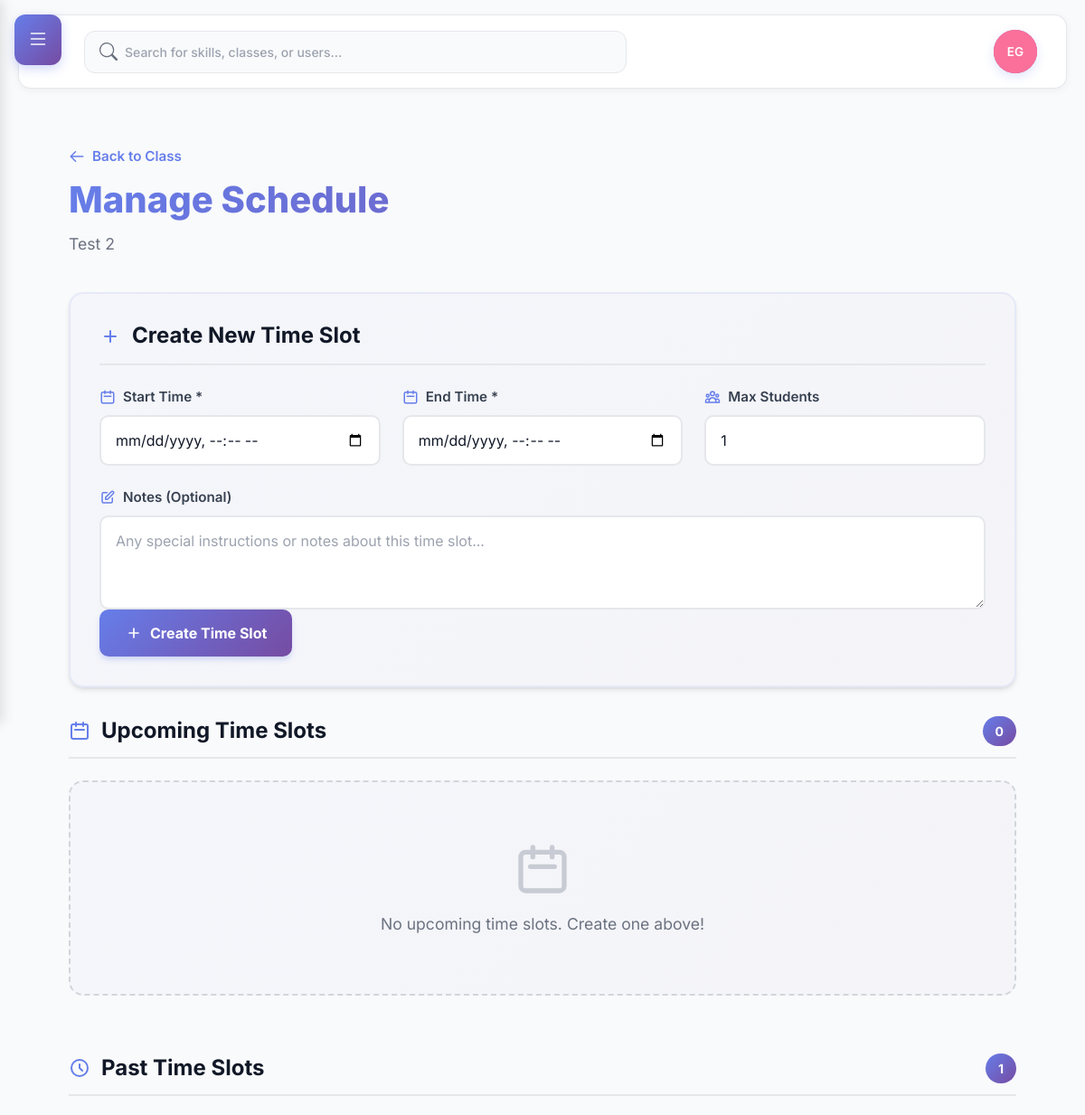
The page /classes/test-2/schedule/manage/ (signed in, upper part) on the database as committed earlier.
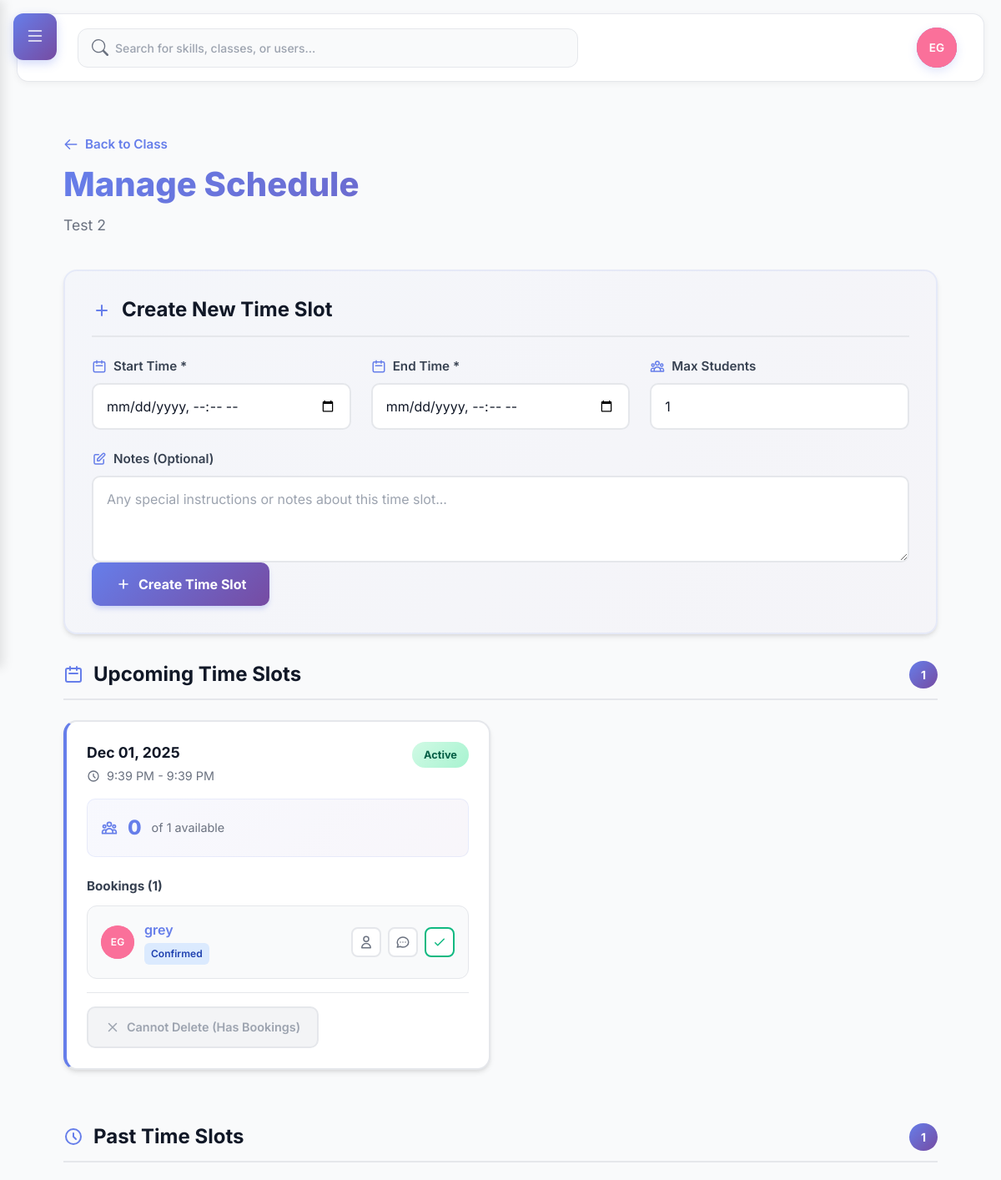
The same page on the database as committed later.
### skills/models.py (models this page shows, shortened)
class ClassTimeSlot(models.Model):
    teaching_class = models.ForeignKey(TeachingClass, on_delete=models.CASCADE, related_name='time_slots')
    start_time = models.DateTimeField(help_text='When this time slot starts')
    end_time = models.DateTimeField(help_text='When this time slot ends')
    max_students = models.PositiveIntegerField(default=1, help_text='Maximum number of students for this slot')
    is_recurring = models.BooleanField(default=False, help_text='Is this a recurring slot?')
    recurrence_pattern = models.CharField(
        max_length=50,
        blank=True,
        help_text='e.g., "weekly", "daily", "MWF" for recurring slots'
    )
    notes = models.TextField(blank=True, help_text='Additional notes about this time slot')
    is_active = models.BooleanField(default=True, help_text='Is this slot currently available?')
    created_at = models.DateTimeField(auto_now_add=True)
    updated_at = models.DateTimeField(auto_now=True)
    class Meta:
        ordering = ['start_time']
        indexes = [
            models.Index(fields=['teaching_class', 'start_time']),
            models.Index(fields=['start_time', 'is_active']),
        ]
    def get_available_spots(self):
        booked_count = self.bookings.filter(
            status__in=[ClassBooking.CONFIRMED, ClassBooking.PENDING]
        ).count()
        return max(0, self.max_students - booked_count)

class ClassBooking(models.Model):
    CONFIRMED = 'confirmed'
    PENDING = 'pending'
    CANCELLED = 'cancelled'
    COMPLETED = 'completed'
    NO_SHOW = 'no_show'
    STATUS_CHOICES = [
        (CONFIRMED, 'Confirmed'),
        (PENDING, 'Pending'),
        (CANCELLED, 'Cancelled'),
        (COMPLETED, 'Completed'),
        (NO_SHOW, 'No Show'),
    ]
    time_slot = models.ForeignKey(ClassTimeSlot, on_delete=models.CASCADE, related_name='bookings')
    student = models.ForeignKey(settings.AUTH_USER_MODEL, on_delete=models.CASCADE, related_name='class_bookings')
    enrollment = models.ForeignKey(
        ClassEnrollment,
        on_delete=models.CASCADE,
        related_name='bookings',
        help_text='The enrollment that grants access to this booking'
    )
    status = models.CharField(max_length=20, choices=STATUS_CHOICES, default=PENDING)
    notes = models.TextField(blank=True, help_text='Student notes or special requests')
    teacher_notes = models.TextField(blank=True, help_text='Teacher notes (private)')
    created_at = models.DateTimeField(auto_now_add=True)
    updated_at = models.DateTimeField(auto_now=True)
    cancelled_at = models.DateTimeField(blank=True, null=True)
    class Meta:
        ordering = ['time_slot__start_time']
        unique_together = ('time_slot', 'student')
        indexes = [
            models.Index(fields=['student', 'status']),
            models.Index(fields=['time_slot', 'status']),
        ]

### skills/views.py (the view)
# urls.py: path("<slug:slug>/schedule/manage/", views.manage_class_schedule, name="manage_schedule"),
@login_required
def manage_class_schedule(request, slug):
    teaching_class = get_object_or_404(TeachingClass, slug=slug, teacher=request.user)
    time_slots = ClassTimeSlot.objects.filter(
        teaching_class=teaching_class
    ).prefetch_related('bookings').order_by('start_time')
    now = timezone.now()
    upcoming_slots = time_slots.filter(start_time__gte=now)
    past_slots = time_slots.filter(start_time__lt=now)
    for slot in upcoming_slots:
        slot.has_active_bookings = slot.bookings.filter(
            status__in=[ClassBooking.CONFIRMED, ClassBooking.PENDING]
        ).exists()
    context = {
        'teaching_class': teaching_class,
        'upcoming_slots': upcoming_slots,
        'past_slots': past_slots,
    }
    return render(request, 'skills/manage_schedule.html', context)

### skills/templatetags/skills_tags.py (called while the page is built)
@register.simple_tag(takes_context=True)
def pending_trade_offers_count(context):
    request = context.get('request')
    if not request or not request.user.is_authenticated:
        return 0
    return ClassTradeOffer.objects.filter(
        receiver=request.user,
        status=ClassTradeOffer.PENDING
    ).count()

### users/context_processors.py (called while the page is built)
def recaptcha_site_key(request):
    return {
        'RECAPTCHA_SITE_KEY': getattr(settings, 'RECAPTCHA_SITE_KEY', '')
    }

def unread_messages_count(request):
    unread_count = 0
    if request.user.is_authenticated:
        from chat.models import MessageStatus
        unread_count = MessageStatus.objects.filter(
            user=request.user,
            is_read=False
        ).exclude(
            message__sender=request.user
        ).count()
    return {
        'unread_messages_count': unread_count
    }

### users/templatetags/user_tags.py (called while the page is built)
def get_avatar_color(user):
    hash_value = int(hashlib.md5(user.username.encode()).hexdigest(), 16)
    color_index = hash_value % len(AVATAR_COLORS)
    return AVATAR_COLORS[color_index]

### skills/templates/skills/manage_schedule.html (shortened to what the changed rows need)
{% extends 'base.html' %}
{% load user_tags %}
{% block content %}
<div class="manage-schedule-page">
    <div class="schedule-header" data-aos="fade-down" data-aos-duration="500">
        <div class="header-content">
            <h1 data-aos="fade-up" data-aos-delay="100" data-aos-duration="500">Manage Schedule</h1>
        </div>
    </div>
    <div class="schedule-content">
        <div class="schedule-card create-form-card" data-aos="fade-up" data-aos-duration="500">
            <div class="card-header" data-aos="fade-down" data-aos-delay="50" data-aos-duration="500">
                <h2>
                    <svg fill="none" stroke="currentColor" viewBox="0 0 24 24">
                        <path stroke-linecap="round" stroke-linejoin="round" stroke-width="2" d="M12 6v6m0 0v6m0-6h6m-6 0H6"></path>
                    </svg>
                    Create New Time Slot
                </h2>
            </div>
        </div>
        <div class="schedule-section" data-aos="fade-up" data-aos-duration="500">
            <div class="section-header" data-aos="fade-down" data-aos-delay="50" data-aos-duration="500">
                <h2>
                    <svg fill="none" stroke="currentColor" viewBox="0 0 24 24">
                        <path stroke-linecap="round" stroke-linejoin="round" stroke-width="2" d="M8 7V3m8 4V3m-9 8h10M5 21h14a2 2 0 002-2V7a2 2 0 00-2-2H5a2 2 0 00-2 2v12a2 2 0 002 2z"></path>
                    </svg>
                    Upcoming Time Slots
                </h2>
                <span class="section-count">{{ upcoming_slots|length }}</span>
            </div>
            {% if upcoming_slots %}
            <div class="slots-grid">
                {% for slot in upcoming_slots %}
                <div class="slot-card upcoming" data-aos="fade-up" data-aos-delay="{% widthratio forloop.counter0 1 50 %}" data-aos-duration="500">
                    <div class="slot-card-header">
                        <div class="slot-time-info">
                            <div class="slot-date">{{ slot.start_time|date:"M d, Y" }}</div>
                            <div class="slot-time-range">
                                <svg fill="none" stroke="currentColor" viewBox="0 0 24 24">
                                    <path stroke-linecap="round" stroke-linejoin="round" stroke-width="2" d="M12 8v4l3 3m6-3a9 9 0 11-18 0 9 9 0 0118 0z"></path>
                                </svg>
                                {{ slot.start_time|time:"g:i A" }} - {{ slot.end_time|time:"g:i A" }}
                            </div>
                        </div>
                        <div class="slot-status-badge {% if slot.is_active %}active{% else %}inactive{% endif %}">
                            {% if slot.is_active %}Active{% else %}Inactive{% endif %}
                        </div>
                    </div>
                    <div class="slot-card-body">
                        <div class="slot-stats">
                            <div class="stat-item">
                                <span class="stat-value">{{ slot.get_available_spots }}</span>
                                <span class="stat-label">of {{ slot.max_students }} available</span>
                            </div>
                        </div>
                        <div class="slot-bookings">
                            <div class="bookings-header">
                                <strong>Bookings ({{ slot.bookings.count }})</strong>
                            </div>
                            {% if slot.bookings.all %}
                            <div class="bookings-list">
                                {% for booking in slot.bookings.all %}
                                <div class="booking-item">
                                    <div class="booking-main">
                                        <div class="booking-user">
                                            {% user_avatar booking.student size='small' %}
                                            <div class="booking-user-details">
                                                <a href="{% url 'users:view_profile' booking.student.username %}" class="booking-username">
                                                    {{ booking.student.username }}
                                                </a>
                                                <span class="booking-status-badge status-{{ booking.status }}">
                                                    {{ booking.get_status_display }}
                                                </span>
                                            </div>
                                        </div>
                                        <div class="booking-actions">
                                            <a href="{% url 'users:view_profile' booking.student.username %}" class="action-btn" title="View Profile">
                                                <svg fill="none" stroke="currentColor" viewBox="0 0 24 24">
                                                    <path stroke-linecap="round" stroke-linejoin="round" stroke-width="2" d="M16 7a4 4 0 11-8 0 4 4 0 018 0zM12 14a7 7 0 00-7 7h14a7 7 0 00-7-7z"></path>
                                                </svg>
                                            </a>
                                            <a href="{% url 'chat:messages' %}?user={{ booking.student.username }}" class="action-btn" title="Send Message">
                                                <svg fill="none" stroke="currentColor" viewBox="0 0 24 24">
                                                    <path stroke-linecap="round" stroke-linejoin="round" stroke-width="2" d="M8 12h.01M12 12h.01M16 12h.01M21 12c0 4.418-4.03 8-9 8a9.863 9.863 0 01-4.255-.949L3 20l1.395-3.72C3.512 15.042 3 13.574 3 12c0-4.418 4.03-8 9-8s9 3.582 9 8z"></path>
                                                </svg>
                                            </a>
                                            {% if booking.status != 'completed' %}
                                            <form method="post" action="{% url 'skills:complete_booking' booking.id %}" style="display: inline;">
                                                <button type="submit" class="action-btn complete-btn" title="Mark as Completed">
                                                    <svg fill="none" stroke="currentColor" viewBox="0 0 24 24">
                                                        <path stroke-linecap="round" stroke-linejoin="round" stroke-width="2" d="M5 13l4 4L19 7"></path>
                                                    </svg>
                                                </button>
                                            </form>
                                            {% endif %}
                                        </div>
                                    </div>
                                </div>
                                {% endfor %}
                            </div>
                            {% endif %}
                        </div>
                    </div>
                    <div class="slot-card-footer">
                        {% if slot.has_active_bookings %}
                        <button class="btn-disabled" disabled>
                            <svg fill="none" stroke="currentColor" viewBox="0 0 24 24">
                                <path stroke-linecap="round" stroke-linejoin="round" stroke-width="2" d="M6 18L18 6M6 6l12 12"></path>
                            </svg>
                            Cannot Delete (Has Bookings)
                        </button>
                        {% endif %}
                    </div>
                </div>
                {% endfor %}
            </div>
            {% else %}
            <div class="empty-state" data-aos="zoom-in" data-aos-duration="500">
                <svg fill="none" stroke="currentColor" viewBox="0 0 24 24">
                    <path stroke-linecap="round" stroke-linejoin="round" stroke-width="2" d="M8 7V3m8 4V3m-9 8h10M5 21h14a2 2 0 002-2V7a2 2 0 00-2-2H5a2 2 0 00-2 2v12a2 2 0 002 2z"></path>
                </svg>
                <p>No upcoming time slots. Create one above!</p>
            </div>
            {% endif %}
        </div>
        {% if past_slots %}
        <div class="schedule-section" data-aos="fade-up" data-aos-duration="500">
            <div class="section-header" data-aos="fade-down" data-aos-delay="50" data-aos-duration="500">
                <h2>
                    <svg fill="none" stroke="currentColor" viewBox="0 0 24 24">
                        <path stroke-linecap="round" stroke-linejoin="round" stroke-width="2" d="M12 8v4l3 3m6-3a9 9 0 11-18 0 9 9 0 0118 0z"></path>
                    </svg>
                    Past Time Slots
                </h2>
            </div>
        </div>
        {% endif %}
    </div>
</div>
{% endblock %}

### users/templates/users/user_avatar.html (shortened to what this page needs)
{% if has_avatar %}
    <div class="user-avatar-container" style="position: relative; width: 100%; height: 100%; border-radius: inherit; overflow: hidden; background: {{ avatar_color }};">
        <div class="user-avatar-initials {{ css_class }} avatar-placeholder-fallback" style="width: 100%; height: 100%; background: {{ avatar_color }}; border-radius: inherit; display: flex; align-items: center; justify-content: center; color: white; font-weight: 600; font-size: {% if size == 'small' %}0.75em{% elif size == 'large' %}1.5em{% else %}1em{% endif %}; position: absolute; top: 0; left: 0; z-index: 1; transition: opacity 0.15s ease-out;">
            {{ initials }}
        </div>
    </div>
{% endif %}

Rows that differ between the two databases and show on the page:
added ClassTimeSlot: start_time "Dec 01, 2025", start_time "9:39 PM", end_time "9:39 PM", is_active "Active", get_available_spots "0", max_students "1", bookings.count "1", shows "Cannot Delete (Has Bookings)"
added ClassBooking: initials "EG", student.username "grey", status "Confirmed"
Other text that changed with them:
{{ upcoming_slots|length }}: "0" → "1"
text no longer shown: "No upcoming time slots. Create one above!"
